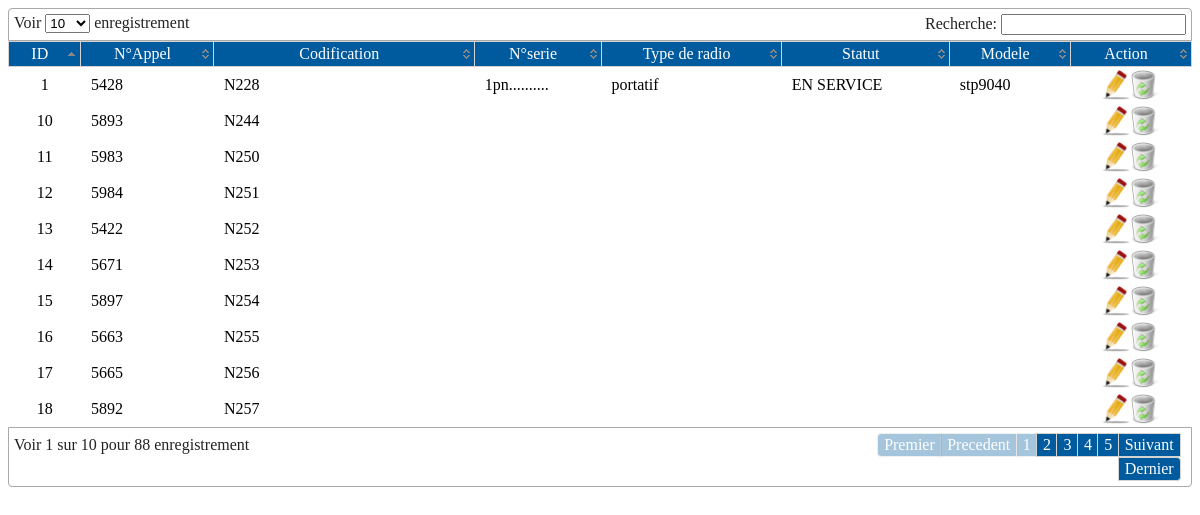
The page /radio/radiotable.php (signed in) on the database its author committed.
### tables this page shows
CREATE TABLE `radio` (
  `id` int(11) NOT NULL,
  `numero_appel` text NOT NULL,
  `codification` text NOT NULL,
  `numero_serie` text NOT NULL,
  `type` text NOT NULL,
  `statut` text NOT NULL,
  `modele` text NOT NULL
);

### radio/radiotable.php (the view, shortened to what this page needs)
<?php require_once ("../dbconnection.php");
?>
<!DOCTYPE html PUBLIC "-//W3C//DTD XHTML 1.0 Transitional//EN" "http://www.w3.org/TR/xhtml1/DTD/xhtml1-transitional.dtd">
<html xmlns="http://www.w3.org/1999/xhtml">
<head>
<link rel="stylesheet" type="text/css" href="../fancybox/jquery.fancybox.css?v=2.1.5" media="screen" />
<link rel="stylesheet" type="text/css" href="./fancybox/jquery.fancybox-buttons.css?v=1.0.5" />
</head>
<body>
<?php
					$sql="Select * from radio";
					$res=$db->prepare($sql);
					$res->execute();
					$str="<div class='demo_jui'><table cellpadding='0' cellspacing='0' border='0' class='display' id='tbl' class='jtable'>";
					$str.="<thead><tr><th>ID</th><th>N°Appel</th><th>Codification</th><th>N°serie</th><th>Type de radio</th><th>Statut</th><th>Modele</th><th>Action</th></tr></thead><tbody>";
						while($row = $res->fetch(PDO::FETCH_ASSOC)){
							$str.="<tr><td><center>".$row['id']."</center></td>";
							$str.="<td>".$row['numero_appel']."</td>";
							$str.="<td>".$row['codification']."</td>";
                            $str.="<td>".$row['numero_serie']."</td>";
							$str.="<td>".$row['type']."</td>";
						    $str.="<td>".$row['statut']."</td>";
							$str.="<td>".$row['modele']."</td>";
							$str.="<td><center><a class='fancybox fancybox.ajax' href='addradio.php?ppid=".$row['id']."' onclick='return update()'><img src = '../images/edit-icon.png' height='30' width='30' alt = 'edit' title = 'edit'/></a><a href='delradio.php?pid=".$row['id']."' onclick='return bura()' ><img src = '../images/edit_delete.png' height='30' width='30' alt = 'delete' title = 'delete'/></a></center></td></tr>";
						}
						echo $str;
						echo "</tbody></table></div>";
                ?>
</body>
</html>

### css/demo_table_jui.css (style rules this page uses)
table.display thead th { cursor: pointer; padding: 3px 0 3px 10px; }
table.display { border-collapse: collapse; clear: both; margin: 0 auto; width: 100%; }
table.display td { padding: 3px 10px; }

### rows shown on the page
radio: id "1", numero_appel "5428", codification "N228", numero_serie "1pn..........", type "portatif", statut "EN SERVICE", modele "stp9040"
radio: id "10", numero_appel "5893", codification "N244"
radio: id "11", numero_appel "5983", codification "N250"
radio: id "12", numero_appel "5984", codification "N251"
radio: id "13", numero_appel "5422", codification "N252"
radio: id "14", numero_appel "5671", codification "N253"
radio: id "15", numero_appel "5897", codification "N254"
radio: id "16", numero_appel "5663", codification "N255"
radio: id "17", numero_appel "5665", codification "N256"
radio: id "18", numero_appel "5892", codification "N257"
